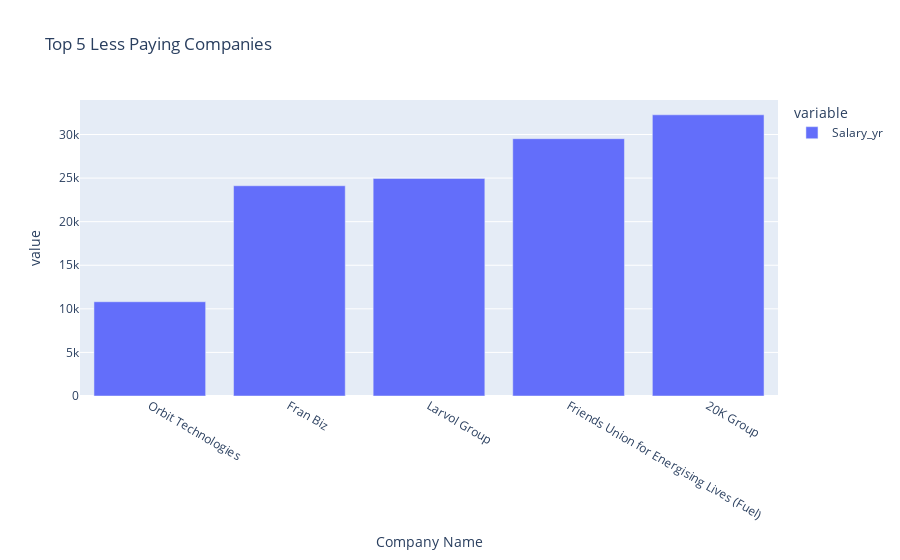

This figure's notebook cell:
### Markdown cell above
from this plot we can find that L Brands is the toppest high paying company

### Code cell
#Top 5 Less Paying Companies
x = salary.groupby('Company Name').mean()['Salary_yr'].sort_values(ascending=True).head(5)
fig = px.bar(x, title="Top 5 Less Paying Companies")
fig.update_traces(textfont_size=12, textangle=0, textposition="outside", cliponaxis=False)
fig.show()

### Figure 1 — Plotly figure (JSON) as saved in the notebook; plotly's stock layout.template omitted (floating-point values rounded to 4 significant figures)
{"data": [{"alignmentgroup": "True", "cliponaxis": false, "hovertemplate": "variable=Salary_yr<br>Company Name=%{x}<br>value=%{y}<extra></extra>", "legendgroup": "Salary_yr", "marker": {"color": "#636efa"}, "name": "Salary_yr", "offsetgroup": "Salary_yr", "orientation": "v", "showlegend": true, "textangle": 0, "textfont": {"size": 12}, "textposition": "outside", "type": "bar", "x": ["Orbit Technologies", "Fran Biz", "Larvol Group", "Friends Union for Energising Lives (Fuel)", "20K Group"], "xaxis": "x", "y": [10814, 24120, 24960, 29520, 32260], "yaxis": "y"}], "layout": {"barmode": "relative", "legend": {"title": {"text": "variable"}, "tracegroupgap": 0}, "title": {"text": "Top 5 Less Paying Companies"}, "xaxis": {"anchor": "y", "domain": [0, 1], "title": {"text": "Company Name"}}, "yaxis": {"anchor": "x", "domain": [0, 1], "title": {"text": "value"}}}}
